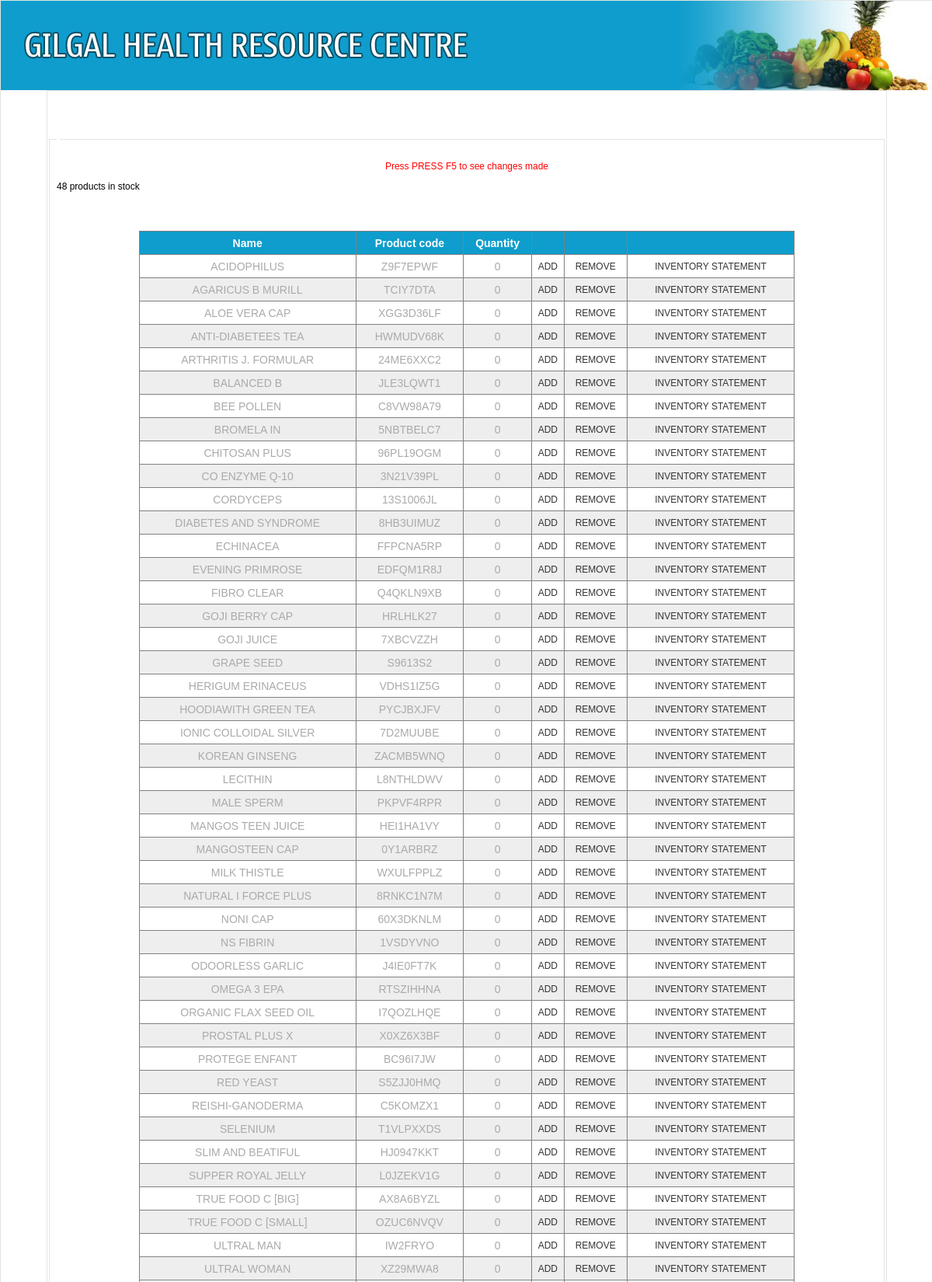
Screenshot of /inventory/update_ng4l.php (upper part) with the database file from the repository.
### tables this page shows
CREATE TABLE IF NOT EXISTS `ng4l` (
  `pid` int(20) NOT NULL AUTO_INCREMENT,
  `product` varchar(300) NOT NULL,
  `quantity` int(10) NOT NULL,
  `product_code` varchar(50) NOT NULL,
  PRIMARY KEY (`pid`)
);

### inventory/update_ng4l.php (the view, shortened to what this page needs)
<!DOCTYPE html PUBLIC "-//W3C//DTD XHTML 1.0 Transitional//EN" "http://www.w3.org/TR/xhtml1/DTD/xhtml1-transitional.dtd">
<html xmlns="http://www.w3.org/1999/xhtml">
<head>
<link href="../css/main.css" rel="stylesheet" type="text/css" />
</head>
<body>
<div id="wrapper">
<div id="head">
<img src="../images/HEAD.jpg" width="1200" height="115" />
</div>
<div id="body">
<fieldset style="margin-top:50px;">
<center><p class="er">Press PRESS F5 to see changes made</p></center>
<?php
$product=$_GET['product'];
?>
<legend><h1><?php echo $product;?></h1></legend>
<?php
$query="SELECT * FROM `ng4l` ORDER BY `product` ASC ";
$answer=mysql_query($query) or die("ERROR:".mysql_error());
echo mysql_num_rows($answer)."$product products in stock";
if(mysql_num_rows($answer)!=0){
	?>
	<table border="1" class="restable" width="100%" style="color:#a9aaab; text-align:center; border-collapse:collapse;">
  <tr style="background-color:#0e9dcc; color:#FFF; font-family:Tahoma, Geneva, sans-serif;">
    <th>Name</th>
    <th>Product code</th>
    <th>Quantity</th>
    <td></td>
    <td></td>
    <td></td>
    </tr>
	<?php
	$bg = '#eeeeee';
while($row=mysql_fetch_array($answer)){
?>
<?php
$bg = ($bg=='#eeeeee' ? '#ffffff' :
'#eeeeee');
 echo '<tr bgcolor="' . $bg . '">';  ?>
<td><?php echo $row['product'];?></td>
<td><?php echo $row['product_code'];?></td>
<td><?php echo $row['quantity'];?></td>
<td ><a  title="add to stock" onclick="return confirm('Add more to stock?')" href="<?php echo "add.php?id={$row['pid']}&table=ng4l";?>">ADD</a></td>
<td><a  title="remove from stock" onclick="return confirm('remove from stock?')" href="<?php echo "remove.php?id={$row['pid']}&table=ng4l";?>">REMOVE</a></td>
<td><a  title="view"  href="<?php echo "statement.php?id={$row['pid']}&table=ng4l&name={$row['product']}";?>">INVENTORY STATEMENT</a></td>
    </tr>
	<?php
	}
	}
?>
</table>
</fieldset>
</div>
</div>
</body>
</html>

### css/main.css (style rules this page uses)
body { font-family:"Trebuchet MS", Arial, Helvetica, sans-serif; font-size:12px; margin:0; padding:0; }
#wrapper { width:1200px; height:auto; margin:auto; border:1px solid #e1e5e2; }
p, a { color:#a9aaab; text-decoration:none; }
#body { width:90%; border:1px solid #e1e5e2; margin:auto; }
legend { font-size:18px; }
fieldset { border:1px solid #e1e5e2; margin-bottom:30px; }
#head { margin-top:auto; }
.er { color:#F00; }
.restable { margin-left:0px; width:80%; height:auto; font-size:14px; margin:50px auto 50px auto; border-collapse:collapse; }
tr { height:30px; }
.restable a { color:#333; font-size:12px; }

### rows the page displays
ng4l: product "ACIDOPHILUS", product_code "Z9F7EPWF", quantity "0"
ng4l: product "AGARICUS B MURILL", product_code "TCIY7DTA", quantity "0"
ng4l: product "ALOE VERA CAP", product_code "XGG3D36LF", quantity "0"
ng4l: product "ANTI-DIABETEES TEA", product_code "HWMUDV68K", quantity "0"
ng4l: product "ARTHRITIS J. FORMULAR", product_code "24ME6XXC2", quantity "0"
ng4l: product "BALANCED B", product_code "JLE3LQWT1", quantity "0"
ng4l: product "BEE POLLEN", product_code "C8VW98A79", quantity "0"
ng4l: product "BROMELA IN", product_code "5NBTBELC7", quantity "0"
ng4l: product "CHITOSAN PLUS", product_code "96PL19OGM", quantity "0"
ng4l: product "CO ENZYME Q-10", product_code "3N21V39PL", quantity "0"
ng4l: product "CORDYCEPS", product_code "13S1006JL", quantity "0"
ng4l: product "DIABETES AND SYNDROME", product_code "8HB3UIMUZ", quantity "0"
ng4l: product "ECHINACEA", product_code "FFPCNA5RP", quantity "0"
ng4l: product "EVENING PRIMROSE", product_code "EDFQM1R8J", quantity "0"
ng4l: product "FIBRO CLEAR", product_code "Q4QKLN9XB", quantity "0"
ng4l: product "GOJI BERRY CAP", product_code "HRLHLK27", quantity "0"
ng4l: product "GOJI JUICE", product_code "7XBCVZZH", quantity "0"
ng4l: product "GRAPE SEED", product_code "S9613S2", quantity "0"
ng4l: product "HERIGUM ERINACEUS", product_code "VDHS1IZ5G", quantity "0"
ng4l: product "HOODIAWITH GREEN TEA", product_code "PYCJBXJFV", quantity "0"
ng4l: product "IONIC COLLOIDAL SILVER", product_code "7D2MUUBE", quantity "0"
ng4l: product "KOREAN GINSENG", product_code "ZACMB5WNQ", quantity "0"
ng4l: product "LECITHIN", product_code "L8NTHLDWV", quantity "0"
ng4l: product "MALE SPERM", product_code "PKPVF4RPR", quantity "0"
ng4l: product "MANGOS TEEN JUICE", product_code "HEI1HA1VY", quantity "0"
ng4l: product "MANGOSTEEN CAP", product_code "0Y1ARBRZ", quantity "0"
ng4l: product "MILK THISTLE", product_code "WXULFPPLZ", quantity "0"
ng4l: product "NATURAL I FORCE PLUS", product_code "8RNKC1N7M", quantity "0"
ng4l: product "NONI CAP", product_code "60X3DKNLM", quantity "0"
ng4l: product "NS FIBRIN", product_code "1VSDYVNO", quantity "0"
ng4l: product "ODOORLESS GARLIC", product_code "J4IE0FT7K", quantity "0"
ng4l: product "OMEGA 3 EPA", product_code "RTSZIHHNA", quantity "0"
ng4l: product "ORGANIC FLAX SEED OIL", product_code "I7QOZLHQE", quantity "0"
ng4l: product "PROSTAL PLUS X", product_code "X0XZ6X3BF", quantity "0"
ng4l: product "PROTEGE ENFANT", product_code "BC96I7JW", quantity "0"
ng4l: product "RED YEAST", product_code "S5ZJJ0HMQ", quantity "0"
ng4l: product "REISHI-GANODERMA", product_code "C5KOMZX1", quantity "0"
ng4l: product "SELENIUM", product_code "T1VLPXXDS", quantity "0"
ng4l: product "SLIM AND BEATIFUL", product_code "HJ0947KKT", quantity "0"
ng4l: product "SUPPER ROYAL JELLY", product_code "L0JZEKV1G", quantity "0"
ng4l: product "TRUE FOOD C [BIG]", product_code "AX8A6BYZL", quantity "0"
ng4l: product "TRUE FOOD C [SMALL]", product_code "OZUC6NVQV", quantity "0"
ng4l: product "ULTRAL MAN", product_code "IW2FRYO", quantity "0"
ng4l: product "ULTRAL WOMAN", product_code "XZ29MWA8", quantity "0"

### other values shown
mysql_num_rows($answer) "48"
